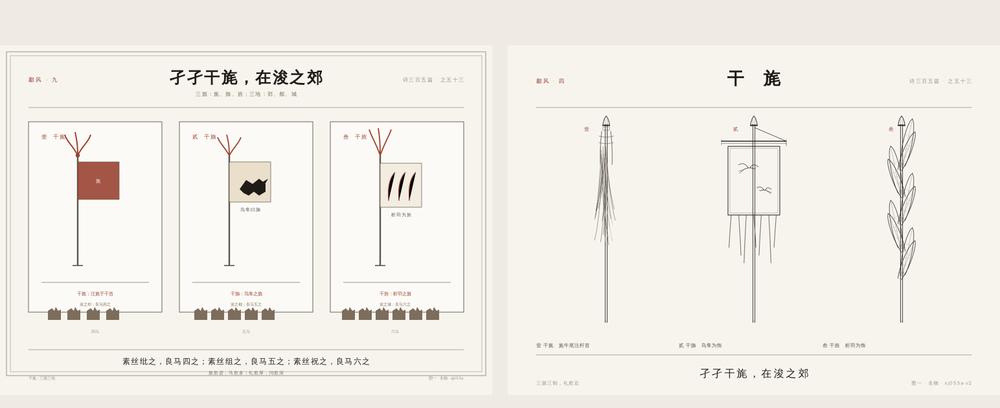
#> input picture dist/cmp-053-brush.png, 1000 x 408 px, shrunk from 1544 x 630 before the run
$ python -i ink_skeleton.py   (imports and definitions only)
#> lines starting #> are read from the running program, lines starting #| are printed output that depends on the picture; after the words box and inside, x2 and y2 are one past the last pixel; in counts of white or black regions, pixels touching at a corner belong together
# -*- coding: utf-8 -*-
"""墨形取中线：由底本的墨块抽出「骨」，再以笔压线描出

用意：墨拓（面）与全书的线（骨）不同重量，同页并置便突兀。
取墨形的中线，就既保住底本的形准，又落回同一套线语汇——
得意忘形：要的是「这一叶舟腰身收束、双舷有厚、四梁跨舷」的意，
不是每一像素的黑。
"""
import math

import cv2
import numpy as np
from skimage.morphology import skeletonize


def skeleton_paths(png, crop=0.075, min_len=14, dilate=1):
#> called with png = '../dist/cmp-053-brush.png', crop = 0.075, min_len = 14, dilate = 1
    img = cv2.imread(png, cv2.IMREAD_GRAYSCALE)
#> img: shape (408, 1000); min 0, max 255, mean 238.6
    h, w = img.shape
#> h = 408; w = 1000
    cy, cx = int(h * crop), int(w * crop)
#> cy = 30; cx = 75
    img = img[cy:h - cy, cx:w - cx]
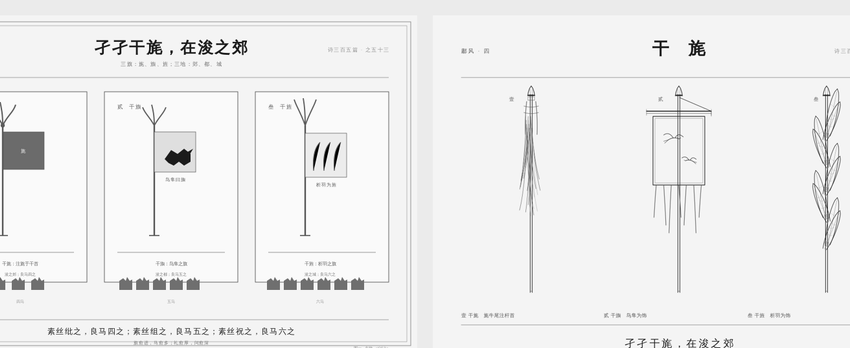
#> img: shape (348, 850); min 0, max 255, mean 238.2
    m = (img < 70).astype(np.uint8)
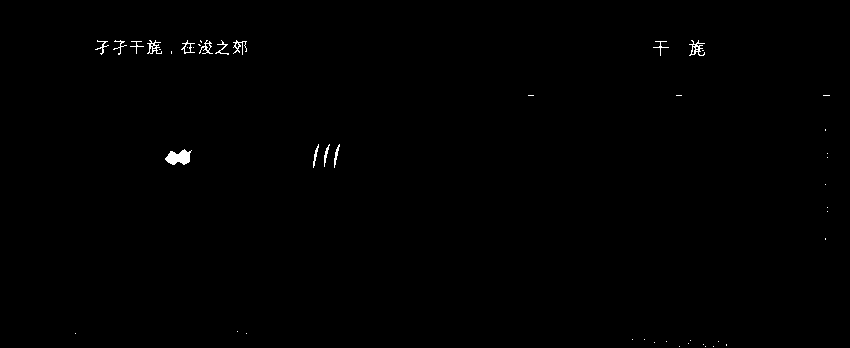
#> m: shape (348, 850); values 0 (black) and 1 (white), 0.37% white; 46 white regions (32 under 20 px), largest, box (x1, y1, x2, y2) and area: (165, 149, 192, 165) 273, (689, 40, 705, 56) 102, (147, 40, 162, 54) 86
    if dilate:
        m = cv2.dilate(m, np.ones((dilate * 2 + 1,) * 2, np.uint8))
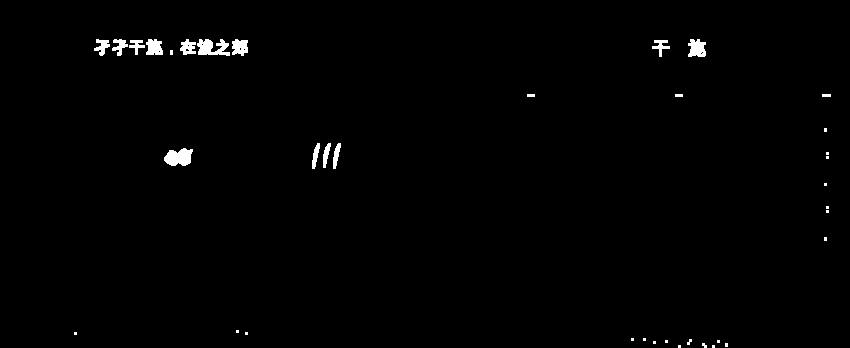
#> m: shape (348, 850); values 0 (black) and 1 (white), 0.93% white; 37 white regions (21 under 20 px), largest, box (x1, y1, x2, y2) and area: (164, 148, 193, 166) 379, (197, 39, 230, 56) 359, (688, 39, 706, 57) 253
    sk = skeletonize(m > 0).astype(np.uint8)
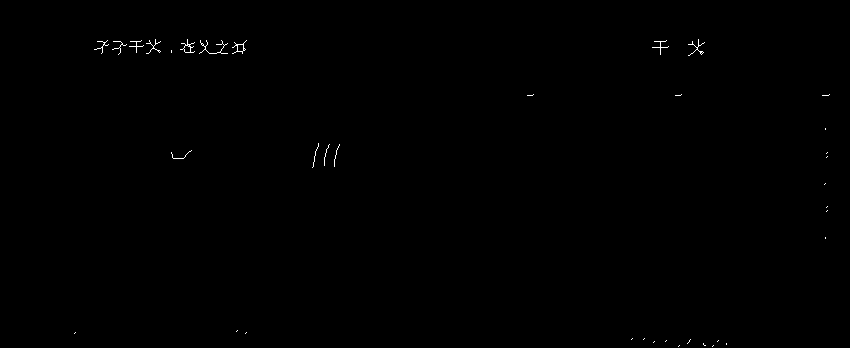
#> sk: shape (348, 850); values 0 (black) and 1 (white), 0.19% white in thin lines or dots, all inside (x1, y1, x2, y2) = (74, 39, 830, 347)
    # 8 邻域计数：1 为端点，>2 为分叉，2 为通途
    ker = np.array([[1, 1, 1], [1, 0, 1], [1, 1, 1]], np.uint8)
    nb = cv2.filter2D(sk, -1, ker, borderType=cv2.BORDER_CONSTANT)
    nb = nb * sk

    pts = np.argwhere(sk > 0)  # (y,x)
#> pts = 572 pairs, first value 39 to 346, second value 74 to 829
    node = {}
    for y, x in pts:
        node[(y, x)] = nb[y, x]
#> this loop made 572 passes
#> (y, x) on passes 1 to 3: (39, 155), (39, 187), (39, 698)
#> after the loop, node = 572 items

    def walk(y, x, prev):
        """自节点出发沿骨架走，至端或分叉止。"""
        path = [(x, y)]
        cur = (y, x)
        prv = prev
        while True:
            nxt = None
            for dy in (-1, 0, 1):
                for dx in (-1, 0, 1):
                    if dy == 0 and dx == 0:
                        continue
                    ny, nx = cur[0] + dy, cur[1] + dx
                    if (ny, nx) in node and (ny, nx) != prv and ((ny, nx) not in path_yx):
                        nxt = (ny, nx)
                        break
                if nxt:
                    break
            if nxt is None:
                break
            path.append((nxt[1], nxt[0]))
            path_yx.add(nxt)
            prv, cur = cur, nxt
            if node.get(nxt, 2) != 2:
                break
        return path

    segs = []
    path_yx = set()
    starts = [k for k, v in node.items() if v != 2]
#> starts = 235 pairs, first value 39 to 346, second value 74 to 829
    for s in starts:
        if s in path_yx:
            continue
        path_yx.add(s)
        p = walk(s[0], s[1], None)
#> in walk, `path = [(x, y)]`: path = [(155, 39)]
#> in walk, `cur = (y, x)`: cur = (39, 155)
#> the loop in walk, `while True:` made 3 passes
#> (prv, cur) on passes 1 to 3: ((39, 155), (40, 155)), ((40, 155), (41, 155)), ((41, 155), (42, 155))
#> after the loop in walk, `while True:`: path = [(155, 39), (155, 40), (155, 41), (155, 42)]; path_yx = 4 items
#> p = [(155, 39), (155, 40), (155, 41), (155, 42)]
        if len(p) >= min_len:
            segs.append(p)
    # 余下的环（无端点闭合）
    for k, v in node.items():
        if k not in path_yx and v == 2:
            path_yx.add(k)
            p = walk(k[0], k[1], None)
            if len(p) >= min_len:
                segs.append(p)

    def rdp(p, eps=1.6):
        if len(p) < 3:
            return p
        a, b = np.array(p[0], float), np.array(p[-1], float)
        ab = b - a
        L = np.linalg.norm(ab)
        if L < 1e-6:
            d = [np.linalg.norm(np.array(q, float) - a) for q in p]
        else:
            d = [abs(ab[0] * (q[1] - a[1]) - ab[1] * (q[0] - a[0])) / L for q in p]
        i = int(np.argmax(d))
        if d[i] > eps:
            return rdp(p[:i + 1], eps)[:-1] + rdp(p[i:], eps)
        return [p[0], p[-1]]

    return [rdp(p) for p in segs], (w - 2 * cx, h - 2 * cy)

>>> result = skeleton_paths('../dist/cmp-053-brush.png')
